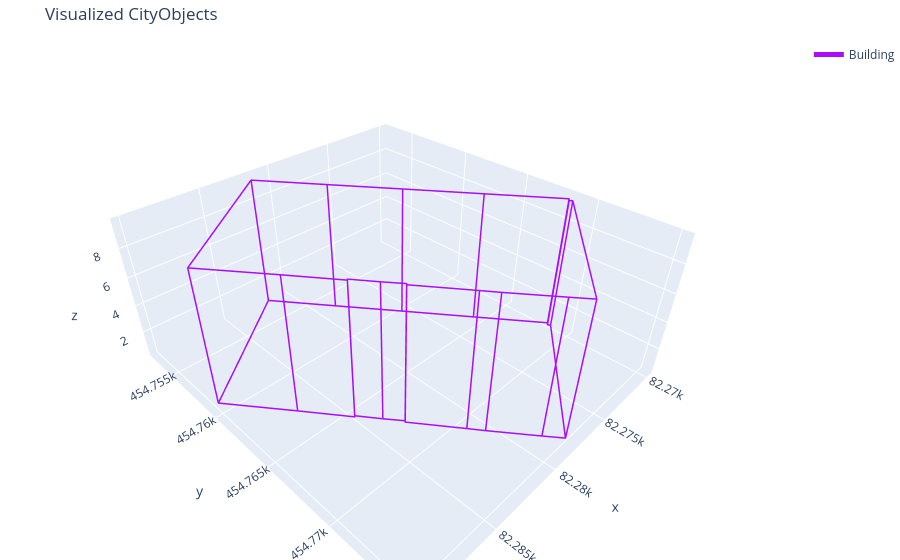

Notebook cell for this chart:
### Code cell
cto1 = [cjlod1["CityObjects"]['bag_0518100000286900']]
visualize_cityjson_3d(cto1, vertices_lod1)

### Figure 1 — Plotly figure (JSON) as saved in the notebook; plotly's stock layout.template omitted (floating-point values rounded to 4 significant figures)
{"data": [{"legendgroup": "0", "line": {"color": "#AA0DFE", "width": 3}, "mode": "lines", "name": "Building", "showlegend": true, "type": "scatter3d", "x": [82290.0, 82290.0, 82290.0, 82280.0, 82280.0, 82280.0, 82280.0, 82280.0, 82280.0, 82280.0, 82280.0, 82270.0, 82270.0, 82270.0, 82270.0, 82280.0, 82280.0, 82280.0, 82290.0], "y": [454800.0, 454800.0, 454800.0, 454800.0, 454800.0, 454800.0, 454800.0, 454800.0, 454800.0, 454800.0, 454775, 454800.0, 454800.0, 454800.0, 454800.0, 454800.0, 454800.0, 454800.0, 454800.0], "z": [0.386, 0.386, 0.386, 0.386, 0.386, 0.386, 0.386, 0.386, 0.386, 0.386, 0.386, 0.386, 0.386, 0.386, 0.386, 0.386, 0.386, 0.386, 0.386]}, {"legendgroup": "0", "line": {"color": "#AA0DFE", "width": 3}, "mode": "lines", "name": "Building", "showlegend": false, "type": "scatter3d", "x": [82280.0, 82280.0, 82280.0, 82270.0, 82270.0, 82270.0, 82270.0, 82280.0, 82280.0, 82280.0, 82280.0, 82280.0, 82280.0, 82280.0, 82280.0, 82290.0, 82290.0, 82290.0, 82280.0], "y": [454800.0, 454800.0, 454800.0, 454800.0, 454800.0, 454800.0, 454800.0, 454775, 454800.0, 454800.0, 454800.0, 454800.0, 454800.0, 454800.0, 454800.0, 454800.0, 454800.0, 454800.0, 454800.0], "z": [9.615, 9.615, 9.615, 9.615, 9.615, 9.615, 9.615, 9.615, 9.615, 9.615, 9.615, 9.615, 9.615, 9.615, 9.615, 9.615, 9.615, 9.615, 9.615]}, {"legendgroup": "0", "line": {"color": "#AA0DFE", "width": 3}, "mode": "lines", "name": "Building", "showlegend": false, "type": "scatter3d", "x": [82290.0, 82290.0, 82290.0, 82290.0, 82290.0], "y": [454800.0, 454800.0, 454800.0, 454800.0, 454800.0], "z": [0.386, 0.386, 9.615, 9.615, 0.386]}, {"legendgroup": "0", "line": {"color": "#AA0DFE", "width": 3}, "mode": "lines", "name": "Building", "showlegend": false, "type": "scatter3d", "x": [82290.0, 82290.0, 82290.0, 82290.0, 82290.0], "y": [454800.0, 454800.0, 454800.0, 454800.0, 454800.0], "z": [0.386, 0.386, 9.615, 9.615, 0.386]}, {"legendgroup": "0", "line": {"color": "#AA0DFE", "width": 3}, "mode": "lines", "name": "Building", "showlegend": false, "type": "scatter3d", "x": [82290.0, 82280.0, 82280.0, 82290.0, 82290.0], "y": [454800.0, 454800.0, 454800.0, 454800.0, 454800.0], "z": [0.386, 0.386, 9.615, 9.615, 0.386]}, {"legendgroup": "0", "line": {"color": "#AA0DFE", "width": 3}, "mode": "lines", "name": "Building", "showlegend": false, "type": "scatter3d", "x": [82280.0, 82280.0, 82280.0, 82280.0, 82280.0], "y": [454800.0, 454800.0, 454800.0, 454800.0, 454800.0], "z": [0.386, 0.386, 9.615, 9.615, 0.386]}, {"legendgroup": "0", "line": {"color": "#AA0DFE", "width": 3}, "mode": "lines", "name": "Building", "showlegend": false, "type": "scatter3d", "x": [82280.0, 82280.0, 82280.0, 82280.0, 82280.0], "y": [454800.0, 454800.0, 454800.0, 454800.0, 454800.0], "z": [0.386, 0.386, 9.615, 9.615, 0.386]}, {"legendgroup": "0", "line": {"color": "#AA0DFE", "width": 3}, "mode": "lines", "name": "Building", "showlegend": false, "type": "scatter3d", "x": [82280.0, 82280.0, 82280.0, 82280.0, 82280.0], "y": [454800.0, 454800.0, 454800.0, 454800.0, 454800.0], "z": [0.386, 0.386, 9.615, 9.615, 0.386]}, {"legendgroup": "0", "line": {"color": "#AA0DFE", "width": 3}, "mode": "lines", "name": "Building", "showlegend": false, "type": "scatter3d", "x": [82280.0, 82280.0, 82280.0, 82280.0, 82280.0], "y": [454800.0, 454800.0, 454800.0, 454800.0, 454800.0], "z": [0.386, 0.386, 9.615, 9.615, 0.386]}, {"legendgroup": "0", "line": {"color": "#AA0DFE", "width": 3}, "mode": "lines", "name": "Building", "showlegend": false, "type": "scatter3d", "x": [82280.0, 82280.0, 82280.0, 82280.0, 82280.0], "y": [454800.0, 454800.0, 454800.0, 454800.0, 454800.0], "z": [0.386, 0.386, 9.615, 9.615, 0.386]}, {"legendgroup": "0", "line": {"color": "#AA0DFE", "width": 3}, "mode": "lines", "name": "Building", "showlegend": false, "type": "scatter3d", "x": [82280.0, 82280.0, 82280.0, 82280.0, 82280.0], "y": [454800.0, 454800.0, 454800.0, 454800.0, 454800.0], "z": [0.386, 0.386, 9.615, 9.615, 0.386]}, {"legendgroup": "0", "line": {"color": "#AA0DFE", "width": 3}, "mode": "lines", "name": "Building", "showlegend": false, "type": "scatter3d", "x": [82280.0, 82280.0, 82280.0, 82280.0, 82280.0], "y": [454800.0, 454775, 454775, 454800.0, 454800.0], "z": [0.386, 0.386, 9.615, 9.615, 0.386]}, {"legendgroup": "0", "line": {"color": "#AA0DFE", "width": 3}, "mode": "lines", "name": "Building", "showlegend": false, "type": "scatter3d", "x": [82280.0, 82270.0, 82270.0, 82280.0, 82280.0], "y": [454775, 454800.0, 454800.0, 454775, 454775], "z": [0.386, 0.386, 9.615, 9.615, 0.386]}, {"legendgroup": "0", "line": {"color": "#AA0DFE", "width": 3}, "mode": "lines", "name": "Building", "showlegend": false, "type": "scatter3d", "x": [82270.0, 82270.0, 82270.0, 82270.0, 82270.0], "y": [454800.0, 454800.0, 454800.0, 454800.0, 454800.0], "z": [0.386, 0.386, 9.615, 9.615, 0.386]}, {"legendgroup": "0", "line": {"color": "#AA0DFE", "width": 3}, "mode": "lines", "name": "Building", "showlegend": false, "type": "scatter3d", "x": [82270.0, 82270.0, 82270.0, 82270.0, 82270.0], "y": [454800.0, 454800.0, 454800.0, 454800.0, 454800.0], "z": [0.386, 0.386, 9.615, 9.615, 0.386]}, {"legendgroup": "0", "line": {"color": "#AA0DFE", "width": 3}, "mode": "lines", "name": "Building", "showlegend": false, "type": "scatter3d", "x": [82270.0, 82270.0, 82270.0, 82270.0, 82270.0], "y": [454800.0, 454800.0, 454800.0, 454800.0, 454800.0], "z": [0.386, 0.386, 9.615, 9.615, 0.386]}, {"legendgroup": "0", "line": {"color": "#AA0DFE", "width": 3}, "mode": "lines", "name": "Building", "showlegend": false, "type": "scatter3d", "x": [82270.0, 82280.0, 82280.0, 82270.0, 82270.0], "y": [454800.0, 454800.0, 454800.0, 454800.0, 454800.0], "z": [0.386, 0.386, 9.615, 9.615, 0.386]}, {"legendgroup": "0", "line": {"color": "#AA0DFE", "width": 3}, "mode": "lines", "name": "Building", "showlegend": false, "type": "scatter3d", "x": [82280.0, 82280.0, 82280.0, 82280.0, 82280.0], "y": [454800.0, 454800.0, 454800.0, 454800.0, 454800.0], "z": [0.386, 0.386, 9.615, 9.615, 0.386]}, {"legendgroup": "0", "line": {"color": "#AA0DFE", "width": 3}, "mode": "lines", "name": "Building", "showlegend": false, "type": "scatter3d", "x": [82280.0, 82280.0, 82280.0, 82280.0, 82280.0], "y": [454800.0, 454800.0, 454800.0, 454800.0, 454800.0], "z": [0.386, 0.386, 9.615, 9.615, 0.386]}, {"legendgroup": "0", "line": {"color": "#AA0DFE", "width": 3}, "mode": "lines", "name": "Building", "showlegend": false, "type": "scatter3d", "x": [82280.0, 82290.0, 82290.0, 82280.0, 82280.0], "y": [454800.0, 454800.0, 454800.0, 454800.0, 454800.0], "z": [0.386, 0.386, 9.615, 9.615, 0.386]}], "layout": {"legend": {"itemsizing": "constant"}, "margin": {"b": 0, "l": 0, "r": 0, "t": 40}, "scene": {"aspectmode": "data"}, "title": {"text": "Visualized CityObjects"}}}
